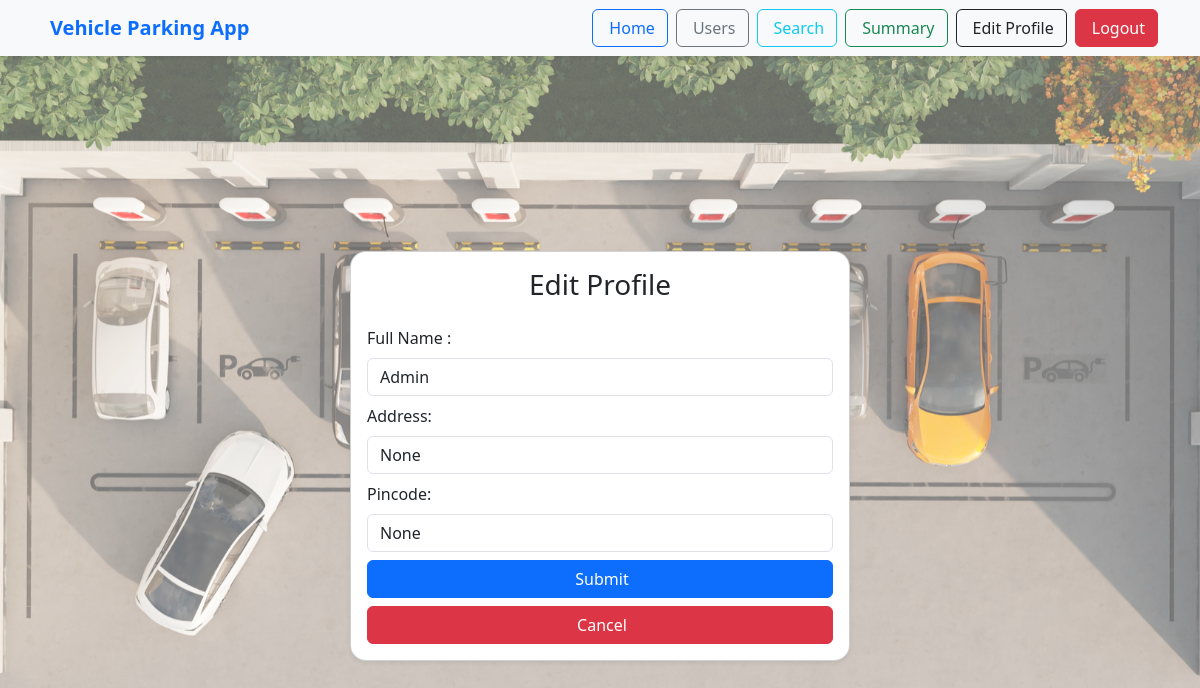
The app's page /edit_profile/1 (signed in), older data.
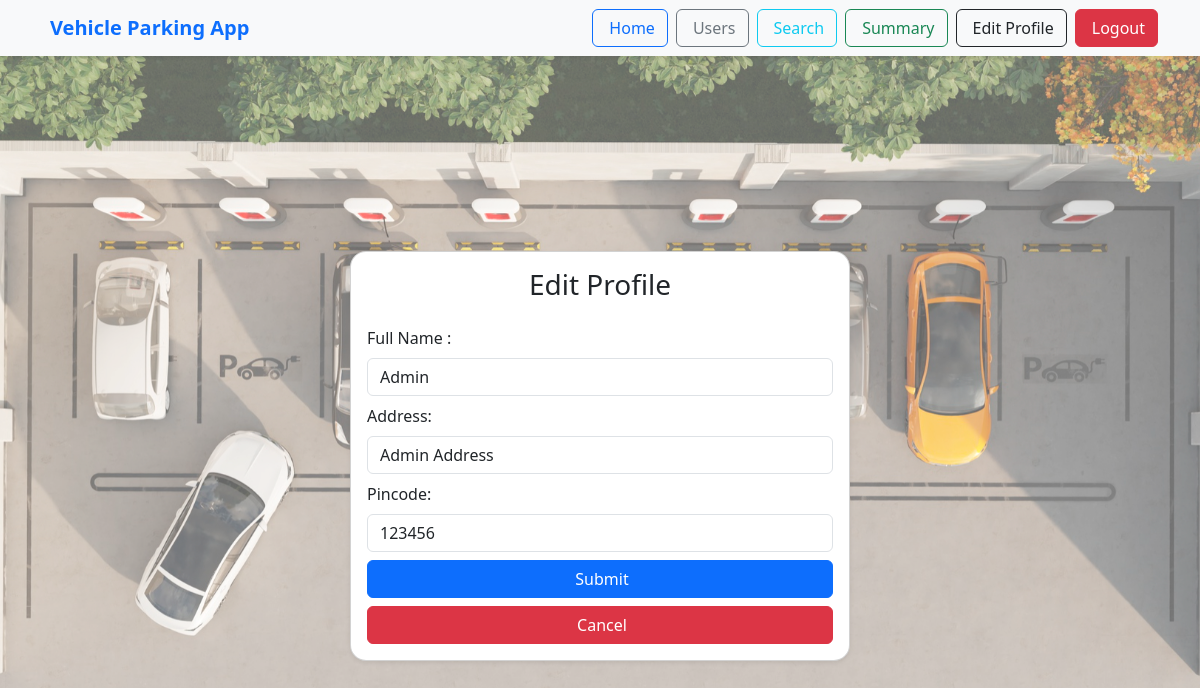
The same page, newer data.
### models/models.py (models this page shows)
class User(db.Model):
    user_id = db.Column(db.Integer, primary_key=True, autoincrement = True )
    user_email = db.Column(db.String(100), unique = True , nullable = False)
    user_password = db.Column(db.String(250), nullable = False)
    user_name = db.Column(db.String(50), nullable = False)
    user_address = db.Column(db.String(250), nullable = True)
    user_pincode = db.Column(db.String(10), nullable = True)
    role_id = db.Column(db.Integer, db.ForeignKey('role.id'), nullable = True)
    role = db.relationship('Role', backref='user', lazy=True)

### controller/routes.py (the view, shortened to what this page needs)
@app.route('/edit_profile/<int:user_id>', methods=['GET', 'POST'])
def edit_profile(user_id):
    if 'user_email' not in session:
        flash('Please log in to edit your profile.', 'error')
        return redirect(url_for('home'))
    user = User.query.get(user_id)
    if not user:
        flash('User not found.', 'error')
        return redirect(url_for('home'))
    if request.method == 'GET':
        return render_template('edit_profile.html', user = user)

### templates/edit_profile.html (shortened to what this page needs)
{% extends 'base.html' %}
{% block content %}
<div class="container-fluid min-vh-100 d-flex justify-content-center align-items-center">
    <div class="card p-3 shadow-sm w-100 rounded-4" style="max-width: 500px;">
        <h3 class="text-center mb-4">Edit Profile</h3>
        <form method="POST" action={{ url_for('edit_profile', user_id=user.user_id) }}>
            <div class="mb-2">
                <label for="name" class="form-label">Full Name :  </label>
                <input type="text" class="form-control" id="name" name="name" placeholder="Enter Full Name" value="{{ user.user_name }}">
            </div>
            <div class="mb-2">
                <label for="address" class="form-label">Address: </label>
                <input class="form-control" id="address" name="address" placeholder="Enter your address" value="{{ user.user_address }}"></input>
            </div>
            <div class="mb-2">
                <label for="pincode" class="form-label">Pincode: </label>
                <input type="text" class="form-control" id="pincode" name="pincode" placeholder="Enter pincode" value="{{ user.user_pincode }}">
            </div>
            <div class="d-grid mb-2">
          <button type="submit" class="btn btn-primary">
            Submit
          </button>
        </div>
        <div class="d-grid">
          <a href="{{ url_for('home') }}" class="btn btn-danger">
            Cancel
          </a>
        </div>
        </form>
    </div>
</div>
{% endblock %}

Row changes from the older to the newer data that the page shows:
changed User "Admin": address "None" → "Admin Address"; pincode "None" → "123456"
